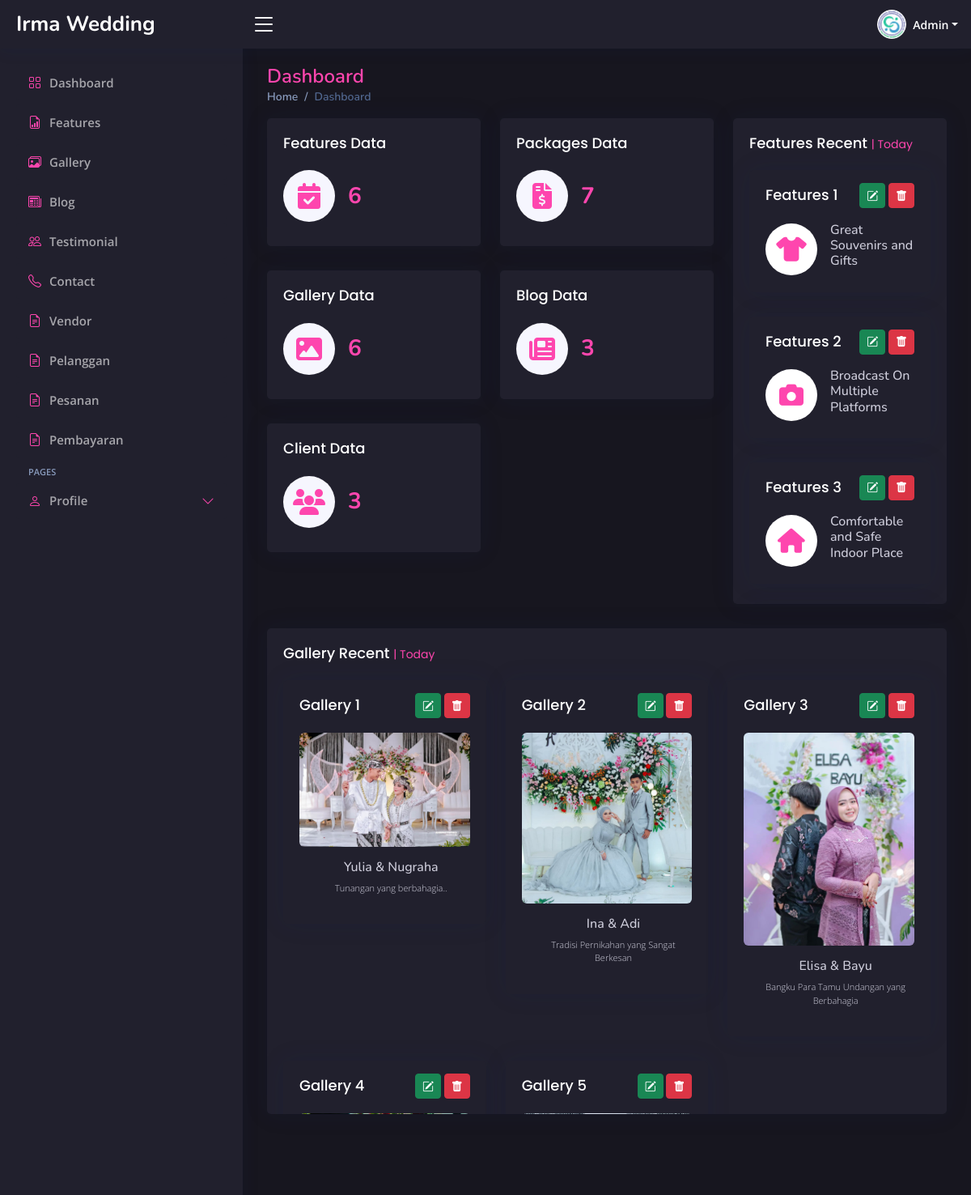
The app's page /admin/index.php (signed in) with its own data.
### tables this page shows
CREATE TABLE `features` (
  `id` int(11) NOT NULL,
  `features_icon` varchar(255) NOT NULL,
  `features_name` varchar(255) NOT NULL,
  `description` varchar(255) NOT NULL
);

CREATE TABLE `gallery` (
  `id` int(11) NOT NULL,
  `gallery_heading` varchar(255) NOT NULL,
  `tgl_pernikahan` text NOT NULL,
  `gallery_image` varchar(255) NOT NULL,
  `gallery_text` text NOT NULL
);

### admin/page/dashboard.php (the view, shortened to what this page needs)
<div class="pagetitle">
    <h1>Dashboard</h1>
    <nav>
        <ol class="breadcrumb">
            <li class="breadcrumb-item"><a href="index.php?page=dashboard">Home</a></li>
            <li class="breadcrumb-item active">Dashboard</li>
        </ol>
    </nav>
</div>
<section class="section dashboard">
    <div class="row">
        <div class="col-lg-8">
            <div class="row">
                <div class="col-xxl-4 col-md-6">
                    <div class="card info-card sales-card">
                        <div class="card-body">
                            <h5 class="card-title">Features Data</h5>
                            <div class="d-flex align-items-center">
                                <div class="card-icon rounded-circle d-flex align-items-center justify-content-center">
                                    <i class="fa-solid fa-calendar-check"></i>
                                </div>
                                <div class="ps-3">
                                    <h6>
                                        <?php
                                        include '../db-connect.php';
                                        $data_barang = mysqli_query($koneksi, "SELECT * FROM features");
                                        $jumlah_barang = mysqli_num_rows($data_barang);
                                        echo $jumlah_barang;
                                        ?>
                                    </h6>
                                </div>
                            </div>
                        </div>
                    </div>
                </div>
                <div class="col-xxl-4 col-md-6">
                    <div class="card info-card sales-card">
                        <div class="card-body">
                            <h5 class="card-title">Packages Data</h5>
                            <div class="d-flex align-items-center">
                                <div class="card-icon rounded-circle d-flex align-items-center justify-content-center">
                                    <i class="fa-solid fa-file-invoice-dollar"></i>
                                </div>
                                <div class="ps-3">
                                    <h6>
                                        <?php
                                        include '../db-connect.php';
                                        $data_barang = mysqli_query($koneksi, "SELECT * FROM packages");
                                        $jumlah_barang = mysqli_num_rows($data_barang);
                                        echo $jumlah_barang;
                                        ?>
                                    </h6>
                                </div>
                            </div>
                        </div>
                    </div>
                </div>
                <div class="col-xxl-4 col-md-6">
                    <div class="card info-card sales-card">
                        <div class="card-body">
                            <h5 class="card-title">Gallery Data</h5>
                            <div class="d-flex align-items-center">
                                <div class="card-icon rounded-circle d-flex align-items-center justify-content-center">
                                    <i class="fa-solid fa-image"></i>
                                </div>
                                <div class="ps-3">
                                    <h6>
                                        <?php
                                        include '../db-connect.php';
                                        $data_barang = mysqli_query($koneksi, "SELECT * FROM features");
                                        $jumlah_barang = mysqli_num_rows($data_barang);
                                        echo $jumlah_barang;
                                        ?>
                                    </h6>
                                </div>
                            </div>
                        </div>
                    </div>
                </div>
                <div class="col-xxl-4 col-md-6">
                    <div class="card info-card sales-card">
                        <div class="card-body">
                            <h5 class="card-title">Blog Data</h5>
                            <div class="d-flex align-items-center">
                                <div class="card-icon rounded-circle d-flex align-items-center justify-content-center">
                                <i class="fa-solid fa-newspaper"></i>
                                </div>
                                <div class="ps-3">
                                    <h6>
                                        <?php
                                        include '../db-connect.php';
                                        $data_barang = mysqli_query($koneksi, "SELECT * FROM blog");
                                        $jumlah_barang = mysqli_num_rows($data_barang);
                                        echo $jumlah_barang;
                                        ?>
                                    </h6>
                                </div>
                            </div>
                        </div>
                    </div>
                </div>
                <div class="col-xxl-4 col-md-6">
                    <div class="card info-card sales-card">
                        <div class="card-body">
                            <h5 class="card-title">Client Data</h5>
                            <div class="d-flex align-items-center">
                                <div class="card-icon rounded-circle d-flex align-items-center justify-content-center">
                                    <i class="fa-solid fa-users"></i>
                                </div>
                                <div class="ps-3">
                                    <h6>
                                        <?php
                                        include '../db-connect.php';
                                        $data_barang = mysqli_query($koneksi, "SELECT * FROM testimonial");
                                        $jumlah_barang = mysqli_num_rows($data_barang);
                                        echo $jumlah_barang;
                                        ?>
                                    </h6>
                                </div>
                            </div>
                        </div>
                    </div>
                </div>
            </div>
        </div>
        <div class="col-lg-4">
            <div class="card recent-sales overflow-auto">
                <div class="card-body">
                    <h5 class="card-title">Features Recent <span>| Today</span></h5>
                    <div class="row">
                        <?php
                        $query = "SELECT * FROM features ORDER BY id DESC";
                        $result = mysqli_query($koneksi, $query);
                        $no = 1;
                        while ($row = mysqli_fetch_assoc($result)) {
                        ?>
                            <div class="col-12">
                                <div class="card features-card">
                                    <div class="card-body">
                                        <div class="d-flex justify-content-between">
                                            <div class="name">
                                                <h5 class="card-title">Features <?php echo $no ?></h5>
                                            </div>
                                            <div class="opsi py-3">
                                                <a href="index.php?page=edit-features&id=<?php echo $row['id']; ?>" class="btn btn-success btn-sm"><i class="bi bi-pencil-square"></i></a>
                                                <a href="../action.php?act=delete-features&id=<?php echo $row['id']; ?>" class="btn btn-danger btn-sm"><i class="bi bi-trash-fill"></i></a>
                                            </div>
                                        </div>
                                        <div class="d-flex align-items-center">
                                            <div class="card-icon rounded-circle d-flex align-items-center justify-content-center">
                                                <i class="<?php echo $row['features_icon']; ?>"></i>
                                            </div>
                                            <div class="ps-3">
                                                <h6><?php echo $row['features_name']; ?></h6>
                                            </div>
                                        </div>
                                    </div>
                                </div>
                            </div>
                        <?php
                            $no++;
                        }
                        ?>
                    </div>
                </div>
            </div>
        </div>
        <div class="col-12">
                    <div class="card recent-sales overflow-auto">
                        <div class="card-body">
                            <h5 class="card-title">Gallery Recent <span>| Today</span></h5>
                            <div class="row" data-masonry='{"percentPosition": true }'>
                                <?php
                                $query = "SELECT * FROM gallery ORDER BY id DESC";
                                $result = mysqli_query($koneksi, $query);
                                $no = 1;
                                while ($row = mysqli_fetch_assoc($result)) {
                                ?>
                                    <div class="col-md-4">
                                        <div class="card gallery-card">
                                            <div class="card-body">
                                                <div class="d-flex justify-content-between">
                                                    <div class="name">
                                                        <h5 class="card-title">Gallery <?php echo $no ?></h5>
                                                    </div>
                                                    <div class="opsi py-3">
                                                        <a href="index.php?page=edit-gallery&id=<?php echo $row['id']; ?>" class="btn btn-success btn-sm"><i class="bi bi-pencil-square"></i></a>
                                                        <a href="../action.php?act=delete-gallery&id=<?php echo $row['id']; ?>" class="btn btn-danger btn-sm"><i class="bi bi-trash-fill"></i></a>
                                                    </div>
                                                </div>
                                                <div class="text-center">
                                                    <div class="gallery-image">
                                                        <img src="../assets/img/gallery/<?php echo $row['gallery_image']; ?>" alt="" class="img-fluid rounded mb-3">
                                                    </div>
                                                    <div class="ps-3">
                                                        <h6><?php echo $row['gallery_heading']; ?></h6>
                                                        <p class="fw-light" style="font-size: 11px;"><?php echo $row['gallery_text']; ?></p>
                                                    </div>
                                                </div>
                                            </div>
                                        </div>
                                    </div>
                                <?php
                                    $no++;
                                }
                                ?>
                            </div>
                        </div>
                    </div>
                </div>
    </div>
</section>

### admin/assets/css/style.css (style rules this page uses)
:root { scroll-behavior: smooth; --main-color: rgba(254, 70, 174, 1); --main-color-hover: rgba(250, 89, 180, 1); --second-color: rgba(33, 32, 45, 1); --main-font-color: rgba(255, 255, 255, 1); --second-font-color: rgba(255, 255, 255, 0.6); }
section { visibility: hidden; opacity: 0; transition: visibility 0s, opacity 0.5s ease-in-out; }
body { font-family: "Open Sans", sans-serif; background: rgba(23, 22, 31, 1); color: var(--main-font-color); color: rgb(206, 205, 219); }
a { color: var(--main-color); text-decoration: none; }
h1, h2, h3, h4, h5, h6 { font-family: "Nunito", sans-serif; }
.pagetitle { margin-bottom: 10px; }
.pagetitle h1 { font-size: 24px; margin-bottom: 0; font-weight: 600; color: var(--main-color); }
.card { margin-bottom: 30px; border: none; border-radius: 5px; box-shadow: 0px 0 30px rgba(1, 41, 112, 0.1); background-color: var(--second-color); }
.card-title { padding: 20px 0 15px 0; font-size: 18px; font-weight: 500; color: var(--main-font-color); font-family: "Poppins", sans-serif; }
.card-title span { color: var(--main-color); font-size: 14px; font-weight: 400; }
.card-body { padding: 0 20px 20px 20px; }
.breadcrumb { font-size: 14px; font-family: "Nunito", sans-serif; color: #899bbd; font-weight: 600; }
.breadcrumb a { color: #899bbd; transition: 0.3s; }
.breadcrumb .breadcrumb-item::before { color: #899bbd; }
.breadcrumb .active { color: #51678f; font-weight: 600; }
.dashboard .info-card { padding-bottom: 10px; }
.dashboard .info-card h6 { font-size: 28px; color: var(--main-color); font-weight: 700; margin: 0; padding: 0; }
.dashboard .card-icon { font-size: 32px; line-height: 0; width: 64px; height: 64px; flex-shrink: 0; flex-grow: 0; }
.dashboard .sales-card .card-icon { color: var(--main-color); background: #f6f6fe; }
.dashboard .recent-sales { font-size: 14px; height: 600px; }
.dashboard .features-card .card-icon { color: var(--main-color); background-color: #fff; font-size: 30px; }

### records on screen
features: features_name "Great Souvenirs and Gifts"
features: features_name "Broadcast On Multiple Platforms"
features: features_name "Comfortable and Safe Indoor Place"
gallery: gallery_image (picture), gallery_heading "Yulia & Nugraha", gallery_text "Tunangan yang berbahagia.."
gallery: gallery_image (picture), gallery_heading "Ina & Adi", gallery_text "Tradisi Pernikahan yang Sangat Berkesan"
gallery: gallery_image (picture), gallery_heading "Elisa & Bayu", gallery_text "Bangku Para Tamu Undangan yang Berbahagia"

### other values on screen
$role "Admin"
$menu['text'] "Features"
$menu['text'] "Gallery"
$menu['text'] "Blog"
$menu['text'] "Testimonial"
$menu['text'] "Contact"
$menu['text'] "Vendor"
$menu['text'] "Pelanggan"
$menu['text'] "Pesanan"
$menu['text'] "Pembayaran"
$jumlah_barang "6"
$jumlah_barang "7"
$jumlah_barang "3"
